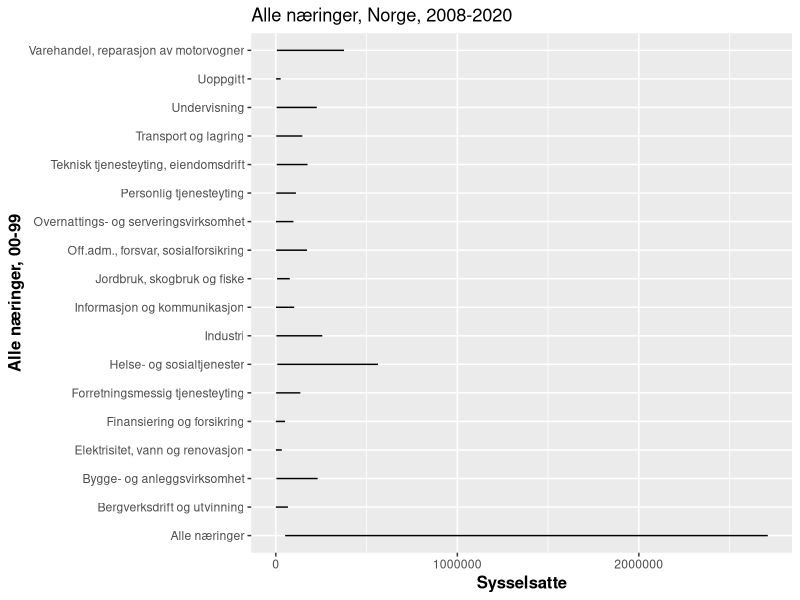
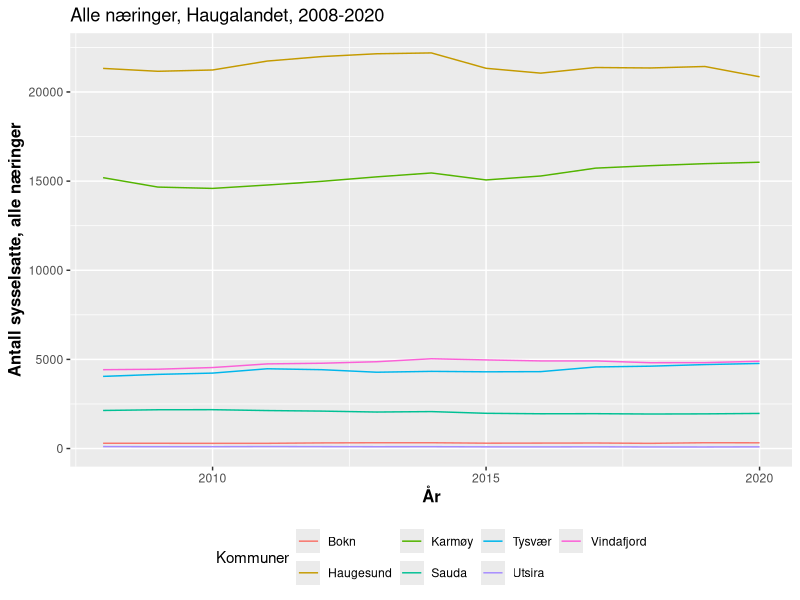

The R source for these figures, in order:
## ---- chunk 1
suppressPackageStartupMessages({
library(tidyverse)
library(lubridate)
library(modelr)
library(broom)
library(lmtest)
library(sandwich)
library(viridis)
  options(scipen = 999)
})
knitr::opts_chunk$set(echo = FALSE, include = FALSE)
## ---- chunk 2
Tabell1 <- read_csv("Data_pkt1/Tabell1.csv")
Nas_arbeid_norge_sys <- read_csv("Data_pkt1/Nas_arbeid_norge_sys.csv")
Haug_arbeid <- read_csv("Data_pkt1/Haug_arbeid.csv")
Sunn_arbeid <- read_csv("Data_pkt1/Sunn_arbeid.csv")
show_col_types = FALSE
## ---- chunk 3
names(Nas_arbeid_norge_sys)
## ---- chunk 4
Nas_arbeid_norge_sys <- Nas_arbeid_norge_sys %>% 
  mutate(År = make_date(Aar))
## ---- chunk 5
tabell_Norge<- Nas_arbeid_norge_sys

tabell_Norge %>% 
  ggplot(aes(x = sysselsatte)) +
  geom_line(aes(y = SN2007)) +
  ggtitle("Alle næringer, Norge, 2008-2020") + 
  theme(legend.position="bottom",
        axis.title= element_text(size=12,face="bold")) +
  labs(x="Sysselsatte", y= "Alle næringer, 00-99")+ 
  scale_color_hue(name = "00-99")
## ---- chunk 6
names(Tabell1)
## ---- chunk 7
Tabell1 <- Tabell1 %>% 
  mutate(År = make_date(Aar))
## ---- chunk 8
tabell_haugaland <- Tabell1 %>% 
  filter(Alder == "15-74",
         Knr %in% c("1106","1135", "1145","1146", "1149", "1151", "1160"))

tabell_haugaland %>% 
  ggplot(aes(x = År)) +
  geom_line(aes(y = `00-99`, colour=knavn)) +
  ggtitle("Alle næringer, Haugalandet, 2008-2020") + 
  theme(legend.position="bottom",
        axis.title= element_text(size=12,face="bold")) +
  labs(x="År", y= "Antall sysselsatte, alle næringer")+
  scale_color_hue(name = "Kommuner")
## ---- chunk 9
names(Nas_arbeid_norge_sys)
## ---- chunk 10
Nas_arbeid_norge_sys <- Nas_arbeid_norge_sys %>% 
  mutate(År = make_date(Aar))
## ---- chunk 11
Haug_arbeid<- read_csv("Data_pkt1/Haug_arbeid.csv")
View(Haug_arbeid)
show_col_types = FALSE
## ---- chunk 12
names(Haug_arbeid)
